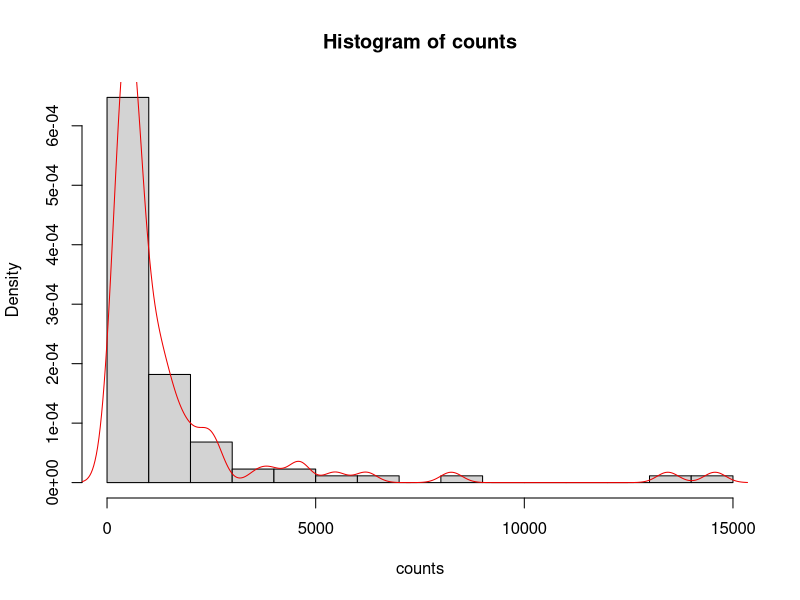
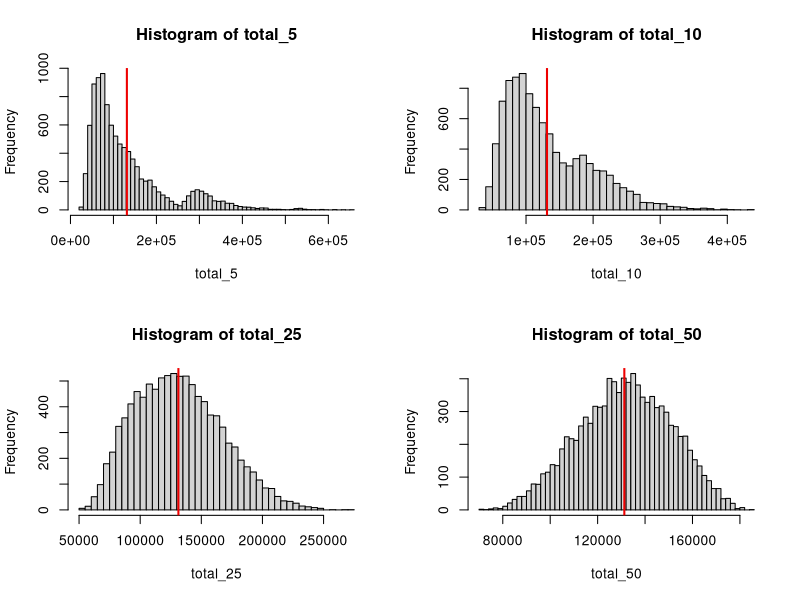

Write R code to recreate these figures, in order.
# Load the Ohio county data
students <- read.csv("../datasets/students.csv")

# Print the first 10 rows
head(students, n = 10)

# Reformat the data
counts <- students$num_students
names(counts) <- students$county

# True total
true_total <- sum(counts)

# Draw a histogram of the population
hist(counts, breaks = 20, freq = FALSE)
lines(density(counts), lwd = 1, col = "red2")  # add a nonparametric density

# Function to compute total
est_total <- function(x, N = nrow(students)) {
  N * mean(x)
}

# Function to simulate estimated totals
sim_totals <- function(n, nsim = 10000) {
  replicate(nsim, {
    x <- sample(counts, size = n, replace = FALSE)
    est_total(x)
  })
}

# Simulate estimated totals
total_5 <- sim_totals(n = 5)
total_10 <- sim_totals(n = 10)
total_25 <- sim_totals(n = 25)
total_50 <- sim_totals(n = 50)

# Plot sampling distributions
par(mfrow = c(2, 2))
hist(total_5, breaks = 50)
abline(v = true_total, col = "red2", lwd = 2)
hist(total_10, breaks = 50)
abline(v = true_total, col = "red2", lwd = 2)
hist(total_25, breaks = 50)
abline(v = true_total, col = "red2", lwd = 2)
hist(total_50, breaks = 50)
abline(v = true_total, col = "red2", lwd = 2)